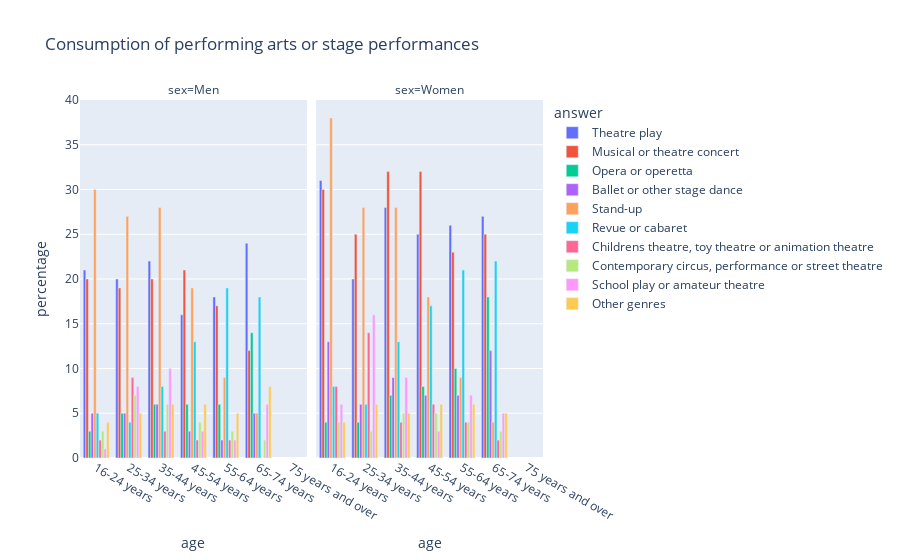

Write notebook code for a chart like this one.
### Code cell
fig = px.bar(
    full_df[full_df['source_file']=='KV2SC1'],
    x='age',           
    y='percentage',    
    color='answer',  
    barmode='group',   
    facet_col='sex',
    title='Consumption of performing arts or stage performances'    
)

fig.show()

### Figure 1 — Plotly figure (JSON) as saved in the notebook; plotly's stock layout.template omitted (floating-point values rounded to 4 significant figures)
{"data": [{"alignmentgroup": "True", "hovertemplate": "answer=Theatre play<br>sex=Men<br>age=%{x}<br>percentage=%{y}<extra></extra>", "legendgroup": "Theatre play", "marker": {"color": "#636efa", "pattern": {"shape": ""}}, "name": "Theatre play", "offsetgroup": "Theatre play", "orientation": "v", "showlegend": true, "textposition": "auto", "type": "bar", "x": ["16-24 years", "25-34 years", "35-44 years", "45-54 years", "55-64 years", "65-74 years", "75 years and over"], "xaxis": "x", "y": [21.0, 20.0, 22.0, 16.0, 18.0, 24.0, NaN], "yaxis": "y"}, {"alignmentgroup": "True", "hovertemplate": "answer=Theatre play<br>sex=Women<br>age=%{x}<br>percentage=%{y}<extra></extra>", "legendgroup": "Theatre play", "marker": {"color": "#636efa", "pattern": {"shape": ""}}, "name": "Theatre play", "offsetgroup": "Theatre play", "orientation": "v", "showlegend": false, "textposition": "auto", "type": "bar", "x": ["16-24 years", "25-34 years", "35-44 years", "45-54 years", "55-64 years", "65-74 years", "75 years and over"], "xaxis": "x2", "y": [31.0, 20.0, 28.0, 25.0, 26.0, 27.0, NaN], "yaxis": "y2"}, {"alignmentgroup": "True", "hovertemplate": "answer=Musical or theatre concert<br>sex=Men<br>age=%{x}<br>percentage=%{y}<extra></extra>", "legendgroup": "Musical or theatre concert", "marker": {"color": "#EF553B", "pattern": {"shape": ""}}, "name": "Musical or theatre concert", "offsetgroup": "Musical or theatre concert", "orientation": "v", "showlegend": true, "textposition": "auto", "type": "bar", "x": ["16-24 years", "25-34 years", "35-44 years", "45-54 years", "55-64 years", "65-74 years", "75 years and over"], "xaxis": "x", "y": [20.0, 19.0, 20.0, 21.0, 17.0, 12.0, NaN], "yaxis": "y"}, {"alignmentgroup": "True", "hovertemplate": "answer=Musical or theatre concert<br>sex=Women<br>age=%{x}<br>percentage=%{y}<extra></extra>", "legendgroup": "Musical or theatre concert", "marker": {"color": "#EF553B", "pattern": {"shape": ""}}, "name": "Musical or theatre concert", "offsetgroup": "Musical or theatre concert", "orientation": "v", "showlegend": false, "textposition": "auto", "type": "bar", "x": ["16-24 years", "25-34 years", "35-44 years", "45-54 years", "55-64 years", "65-74 years", "75 years and over"], "xaxis": "x2", "y": [30.0, 25.0, 32.0, 32.0, 23.0, 25.0, NaN], "yaxis": "y2"}, {"alignmentgroup": "True", "hovertemplate": "answer=Opera or operetta<br>sex=Men<br>age=%{x}<br>percentage=%{y}<extra></extra>", "legendgroup": "Opera or operetta", "marker": {"color": "#00cc96", "pattern": {"shape": ""}}, "name": "Opera or operetta", "offsetgroup": "Opera or operetta", "orientation": "v", "showlegend": true, "textposition": "auto", "type": "bar", "x": ["16-24 years", "25-34 years", "35-44 years", "45-54 years", "55-64 years", "65-74 years", "75 years and over"], "xaxis": "x", "y": [3.0, 5.0, 6.0, 6.0, 6.0, 14.0, NaN], "yaxis": "y"}, {"alignmentgroup": "True", "hovertemplate": "answer=Opera or operetta<br>sex=Women<br>age=%{x}<br>percentage=%{y}<extra></extra>", "legendgroup": "Opera or operetta", "marker": {"color": "#00cc96", "pattern": {"shape": ""}}, "name": "Opera or operetta", "offsetgroup": "Opera or operetta", "orientation": "v", "showlegend": false, "textposition": "auto", "type": "bar", "x": ["16-24 years", "25-34 years", "35-44 years", "45-54 years", "55-64 years", "65-74 years", "75 years and over"], "xaxis": "x2", "y": [4.0, 4.0, 7.0, 8.0, 10.0, 18.0, NaN], "yaxis": "y2"}, {"alignmentgroup": "True", "hovertemplate": "answer=Ballet or other stage dance<br>sex=Men<br>age=%{x}<br>percentage=%{y}<extra></extra>", "legendgroup": "Ballet or other stage dance", "marker": {"color": "#ab63fa", "pattern": {"shape": ""}}, "name": "Ballet or other stage dance", "offsetgroup": "Ballet or other stage dance", "orientation": "v", "showlegend": true, "textposition": "auto", "type": "bar", "x": ["16-24 years", "25-34 years", "35-44 years", "45-54 years", "55-64 years", "65-74 years", "75 years and over"], "xaxis": "x", "y": [5.0, 5.0, 6.0, 3.0, 2.0, 5.0, NaN], "yaxis": "y"}, {"alignmentgroup": "True", "hovertemplate": "answer=Ballet or other stage dance<br>sex=Women<br>age=%{x}<br>percentage=%{y}<extra></extra>", "legendgroup": "Ballet or other stage dance", "marker": {"color": "#ab63fa", "pattern": {"shape": ""}}, "name": "Ballet or other stage dance", "offsetgroup": "Ballet or other stage dance", "orientation": "v", "showlegend": false, "textposition": "auto", "type": "bar", "x": ["16-24 years", "25-34 years", "35-44 years", "45-54 years", "55-64 years", "65-74 years", "75 years and over"], "xaxis": "x2", "y": [13.0, 6.0, 9.0, 7.0, 7.0, 12.0, NaN], "yaxis": "y2"}, {"alignmentgroup": "True", "hovertemplate": "answer=Stand-up<br>sex=Men<br>age=%{x}<br>percentage=%{y}<extra></extra>", "legendgroup": "Stand-up", "marker": {"color": "#FFA15A", "pattern": {"shape": ""}}, "name": "Stand-up", "offsetgroup": "Stand-up", "orientation": "v", "showlegend": true, "textposition": "auto", "type": "bar", "x": ["16-24 years", "25-34 years", "35-44 years", "45-54 years", "55-64 years", "65-74 years", "75 years and over"], "xaxis": "x", "y": [30.0, 27.0, 28.0, 19.0, 9.0, 5.0, NaN], "yaxis": "y"}, {"alignmentgroup": "True", "hovertemplate": "answer=Stand-up<br>sex=Women<br>age=%{x}<br>percentage=%{y}<extra></extra>", "legendgroup": "Stand-up", "marker": {"color": "#FFA15A", "pattern": {"shape": ""}}, "name": "Stand-up", "offsetgroup": "Stand-up", "orientation": "v", "showlegend": false, "textposition": "auto", "type": "bar", "x": ["16-24 years", "25-34 years", "35-44 years", "45-54 years", "55-64 years", "65-74 years", "75 years and over"], "xaxis": "x2", "y": [38.0, 28.0, 28.0, 18.0, 9.0, 4.0, NaN], "yaxis": "y2"}, {"alignmentgroup": "True", "hovertemplate": "answer=Revue or cabaret<br>sex=Men<br>age=%{x}<br>percentage=%{y}<extra></extra>", "legendgroup": "Revue or cabaret", "marker": {"color": "#19d3f3", "pattern": {"shape": ""}}, "name": "Revue or cabaret", "offsetgroup": "Revue or cabaret", "orientation": "v", "showlegend": true, "textposition": "auto", "type": "bar", "x": ["16-24 years", "25-34 years", "35-44 years", "45-54 years", "55-64 years", "65-74 years", "75 years and over"], "xaxis": "x", "y": [5.0, 4.0, 8.0, 13.0, 19.0, 18.0, NaN], "yaxis": "y"}, {"alignmentgroup": "True", "hovertemplate": "answer=Revue or cabaret<br>sex=Women<br>age=%{x}<br>percentage=%{y}<extra></extra>", "legendgroup": "Revue or cabaret", "marker": {"color": "#19d3f3", "pattern": {"shape": ""}}, "name": "Revue or cabaret", "offsetgroup": "Revue or cabaret", "orientation": "v", "showlegend": false, "textposition": "auto", "type": "bar", "x": ["16-24 years", "25-34 years", "35-44 years", "45-54 years", "55-64 years", "65-74 years", "75 years and over"], "xaxis": "x2", "y": [8.0, 6.0, 13.0, 17.0, 21.0, 22.0, NaN], "yaxis": "y2"}, {"alignmentgroup": "True", "hovertemplate": "answer=Childrens theatre, toy theatre or animation theatre<br>sex=Men<br>age=%{x}<br>percentage=%{y}<extra></extra>", "legendgroup": "Childrens theatre, toy theatre or animation theatre", "marker": {"color": "#FF6692", "pattern": {"shape": ""}}, "name": "Childrens theatre, toy theatre or animation theatre", "offsetgroup": "Childrens theatre, toy theatre or animation theatre", "orientation": "v", "showlegend": true, "textposition": "auto", "type": "bar", "x": ["16-24 years", "25-34 years", "35-44 years", "45-54 years", "55-64 years", "65-74 years", "75 years and over"], "xaxis": "x", "y": [2.0, 9.0, 3.0, 2.0, 2.0, 0.0, NaN], "yaxis": "y"}, {"alignmentgroup": "True", "hovertemplate": "answer=Childrens theatre, toy theatre or animation theatre<br>sex=Women<br>age=%{x}<br>percentage=%{y}<extra></extra>", "legendgroup": "Childrens theatre, toy theatre or animation theatre", "marker": {"color": "#FF6692", "pattern": {"shape": ""}}, "name": "Childrens theatre, toy theatre or animation theatre", "offsetgroup": "Childrens theatre, toy theatre or animation theatre", "orientation": "v", "showlegend": false, "textposition": "auto", "type": "bar", "x": ["16-24 years", "25-34 years", "35-44 years", "45-54 years", "55-64 years", "65-74 years", "75 years and over"], "xaxis": "x2", "y": [8.0, 14.0, 4.0, 6.0, 4.0, 2.0, NaN], "yaxis": "y2"}, {"alignmentgroup": "True", "hovertemplate": "answer=Contemporary circus, performance or street theatre<br>sex=Men<br>age=%{x}<br>percentage=%{y}<extra></extra>", "legendgroup": "Contemporary circus, performance or street theatre", "marker": {"color": "#B6E880", "pattern": {"shape": ""}}, "name": "Contemporary circus, performance or street theatre", "offsetgroup": "Contemporary circus, performance or street theatre", "orientation": "v", "showlegend": true, "textposition": "auto", "type": "bar", "x": ["16-24 years", "25-34 years", "35-44 years", "45-54 years", "55-64 years", "65-74 years", "75 years and over"], "xaxis": "x", "y": [3.0, 7.0, 6.0, 4.0, 3.0, 2.0, NaN], "yaxis": "y"}, {"alignmentgroup": "True", "hovertemplate": "answer=Contemporary circus, performance or street theatre<br>sex=Women<br>age=%{x}<br>percentage=%{y}<extra></extra>", "legendgroup": "Contemporary circus, performance or street theatre", "marker": {"color": "#B6E880", "pattern": {"shape": ""}}, "name": "Contemporary circus, performance or street theatre", "offsetgroup": "Contemporary circus, performance or street theatre", "orientation": "v", "showlegend": false, "textposition": "auto", "type": "bar", "x": ["16-24 years", "25-34 years", "35-44 years", "45-54 years", "55-64 years", "65-74 years", "75 years and over"], "xaxis": "x2", "y": [4.0, 3.0, 5.0, 5.0, 4.0, 3.0, NaN], "yaxis": "y2"}, {"alignmentgroup": "True", "hovertemplate": "answer=School play or amateur theatre<br>sex=Men<br>age=%{x}<br>percentage=%{y}<extra></extra>", "legendgroup": "School play or amateur theatre", "marker": {"color": "#FF97FF", "pattern": {"shape": ""}}, "name": "School play or amateur theatre", "offsetgroup": "School play or amateur theatre", "orientation": "v", "showlegend": true, "textposition": "auto", "type": "bar", "x": ["16-24 years", "25-34 years", "35-44 years", "45-54 years", "55-64 years", "65-74 years", "75 years and over"], "xaxis": "x", "y": [1.0, 8.0, 10.0, 3.0, 2.0, 6.0, NaN], "yaxis": "y"}, {"alignmentgroup": "True", "hovertemplate": "answer=School play or amateur theatre<br>sex=Women<br>age=%{x}<br>percentage=%{y}<extra></extra>", "legendgroup": "School play or amateur theatre", "marker": {"color": "#FF97FF", "pattern": {"shape": ""}}, "name": "School play or amateur theatre", "offsetgroup": "School play or amateur theatre", "orientation": "v", "showlegend": false, "textposition": "auto", "type": "bar", "x": ["16-24 years", "25-34 years", "35-44 years", "45-54 years", "55-64 years", "65-74 years", "75 years and over"], "xaxis": "x2", "y": [6.0, 16.0, 9.0, 3.0, 7.0, 5.0, NaN], "yaxis": "y2"}, {"alignmentgroup": "True", "hovertemplate": "answer=Other genres<br>sex=Men<br>age=%{x}<br>percentage=%{y}<extra></extra>", "legendgroup": "Other genres", "marker": {"color": "#FECB52", "pattern": {"shape": ""}}, "name": "Other genres", "offsetgroup": "Other genres", "orientation": "v", "showlegend": true, "textposition": "auto", "type": "bar", "x": ["16-24 years", "25-34 years", "35-44 years", "45-54 years", "55-64 years", "65-74 years", "75 years and over"], "xaxis": "x", "y": [4.0, 5.0, 6.0, 6.0, 5.0, 8.0, NaN], "yaxis": "y"}, {"alignmentgroup": "True", "hovertemplate": "answer=Other genres<br>sex=Women<br>age=%{x}<br>percentage=%{y}<extra></extra>", "legendgroup": "Other genres", "marker": {"color": "#FECB52", "pattern": {"shape": ""}}, "name": "Other genres", "offsetgroup": "Other genres", "orientation": "v", "showlegend": false, "textposition": "auto", "type": "bar", "x": ["16-24 years", "25-34 years", "35-44 years", "45-54 years", "55-64 years", "65-74 years", "75 years and over"], "xaxis": "x2", "y": [4.0, 6.0, 5.0, 6.0, 6.0, 5.0, NaN], "yaxis": "y2"}], "layout": {"annotations": [{"font": {}, "showarrow": false, "text": "sex=Men", "x": 0.245, "xanchor": "center", "xref": "paper", "y": 1, "yanchor": "bottom", "yref": "paper"}, {"font": {}, "showarrow": false, "text": "sex=Women", "x": 0.755, "xanchor": "center", "xref": "paper", "y": 1, "yanchor": "bottom", "yref": "paper"}], "barmode": "group", "legend": {"title": {"text": "answer"}, "tracegroupgap": 0}, "title": {"text": "Consumption of performing arts or stage performances"}, "xaxis": {"anchor": "y", "domain": [0, 0.49], "title": {"text": "age"}}, "xaxis2": {"anchor": "y2", "domain": [0.51, 1], "matches": "x", "title": {"text": "age"}}, "yaxis": {"anchor": "x", "domain": [0, 1], "title": {"text": "percentage"}}, "yaxis2": {"anchor": "x2", "domain": [0, 1], "matches": "y", "showticklabels": false}}}
